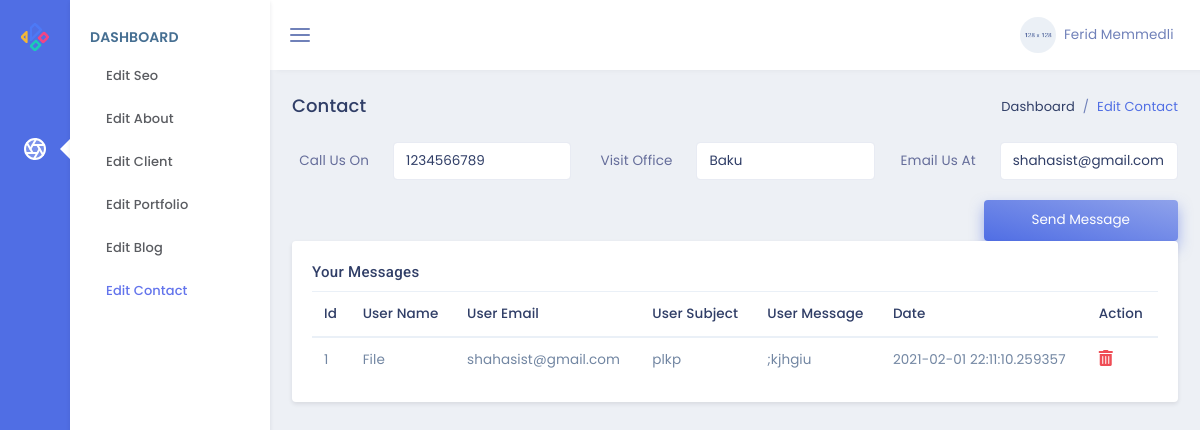
The page /admin/ on the database as committed earlier.
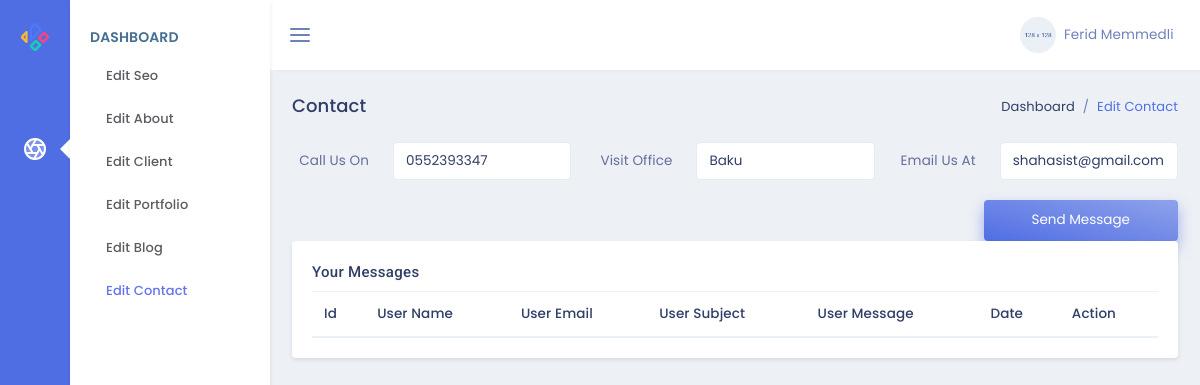
The same page on the database as committed later.
### models.py (models this page shows)
class Contact(db.Model):
    id = db.Column(db.Integer, primary_key=True)
    elaqe = db.Column(db.String(100),nullable=False)
    unvan = db.Column(db.String(100),nullable=False)
    email = db.Column(db.String(100),nullable=False)

class Form(db.Model):
    id = db.Column(db.Integer, primary_key=True)
    userName = db.Column(db.String(50),nullable=False)
    userEmail = db.Column(db.String(50),nullable=False)
    userSubject = db.Column(db.String(100),nullable=False)
    userMessage = db.Column(db.Text,nullable=False)
    userDate = db.Column(db.DateTime,default=datetime.now())

### admin/routes.py (the view, shortened to what this page needs)
@admin.route('/',methods=['GET','POST'])
def adminPage():
    form=Form.query.all()
    contact=Contact.query.all()
    if Contact.query.get(1):
        bos=True
    else:
        bos=False
    return render_template('admin/index.html',form=form,contact=contact,bos=bos)

### admin/templates/admin/index.html (shortened to what the changed rows need)
{% extends "admin/layout.html" %}
{% block contentAdmin %}
<form action="{{url_for('admin.adminPage')}}" method="POST" class="row">
    <div class="col-4">
        <div class="form-group row">
            <div class="col-8">
                {% if bos %}
                {% for i in contact %}
                    <input class="form-control" name="elaqe" value="{{i.elaqe}}" type="text" id="example-text-input" required>
                {% endfor %}
                {% else %}
                    <input class="form-control" name="elaqe" value="Contact" type="text" id="example-text-input" required>
                {% endif %}
            </div>
        </div>
    </div>
    <div class="col-4">
        <div class="form-group row">
            <div class="col-8">
                {% if bos %}
                {% for i in contact %}
                    <input class="form-control" name="unvan" value='{{i.unvan}}' type="text" id="example-text-input" required>
                {% endfor %}
                {% else %}
                    <input class="form-control" name="unvan" value='Adress' type="text" id="example-text-input" required>
                {% endif %}
            </div>
        </div>
    </div>
    <div class="col-4">
        <div class="form-group row">
            <div class="col-8">
                {% if bos %}
                {% for i in contact %}
                <input class="form-control" name="email" value="{{i.email}}" type="email" id="example-text-input" required>
                {% endfor %}
                {% else %}
                <input class="form-control" name="email" value="Email" type="email" id="example-text-input" required>
                {% endif %}
            </div>
        </div>
    </div>
</form>
<div class="row">
    <div class="col-lg-12">
        <div class="card">
            <div class="card-body">
                <div class="table-responsive">
                    <table class="table table-striped mb-0">
                        <thead>
                            <tr>
                                <th>Id</th>
                                <th>User Name</th>
                                <th>User Email</th>
                                <th>User Subject</th>
                                <th>User Message</th>
                                <th>Date</th>
                                <th>Action</th>
                            </tr>
                        </thead>
                        <tbody>
                            {% for form in form %}
                            <tr>
                                <td>{{form.id}}</td>
                                <td>{{form.userName}}</td>
                                <td>{{form.userEmail}}</td>
                                <td>{{form.userSubject}}</td>
                                <td>{{form.userMessage}}</td>
                                <td>{{form.userDate}}</td>
                                <td>
                                    <a href="/admin/deleteform/{{form.id}}"><i
                                            class="fas fa-trash-alt text-danger font-16"></i></a>
                                </td>
                            </tr>
                            {% endfor %}
                        </tbody>
                    </table>
                </div>
            </div>
        </div>
    </div>
</div>
{% endblock %}

Rows that differ between the two databases and show on the page:
removed Form: id "1", userName "File", userEmail "shahasist@gmail.com", userSubject "plkp", userMessage ";kjhgiu", userDate "2021-02-01 22:11:10.259357"
changed Contact "Baku": elaqe "1234566789" → "0552393347"
